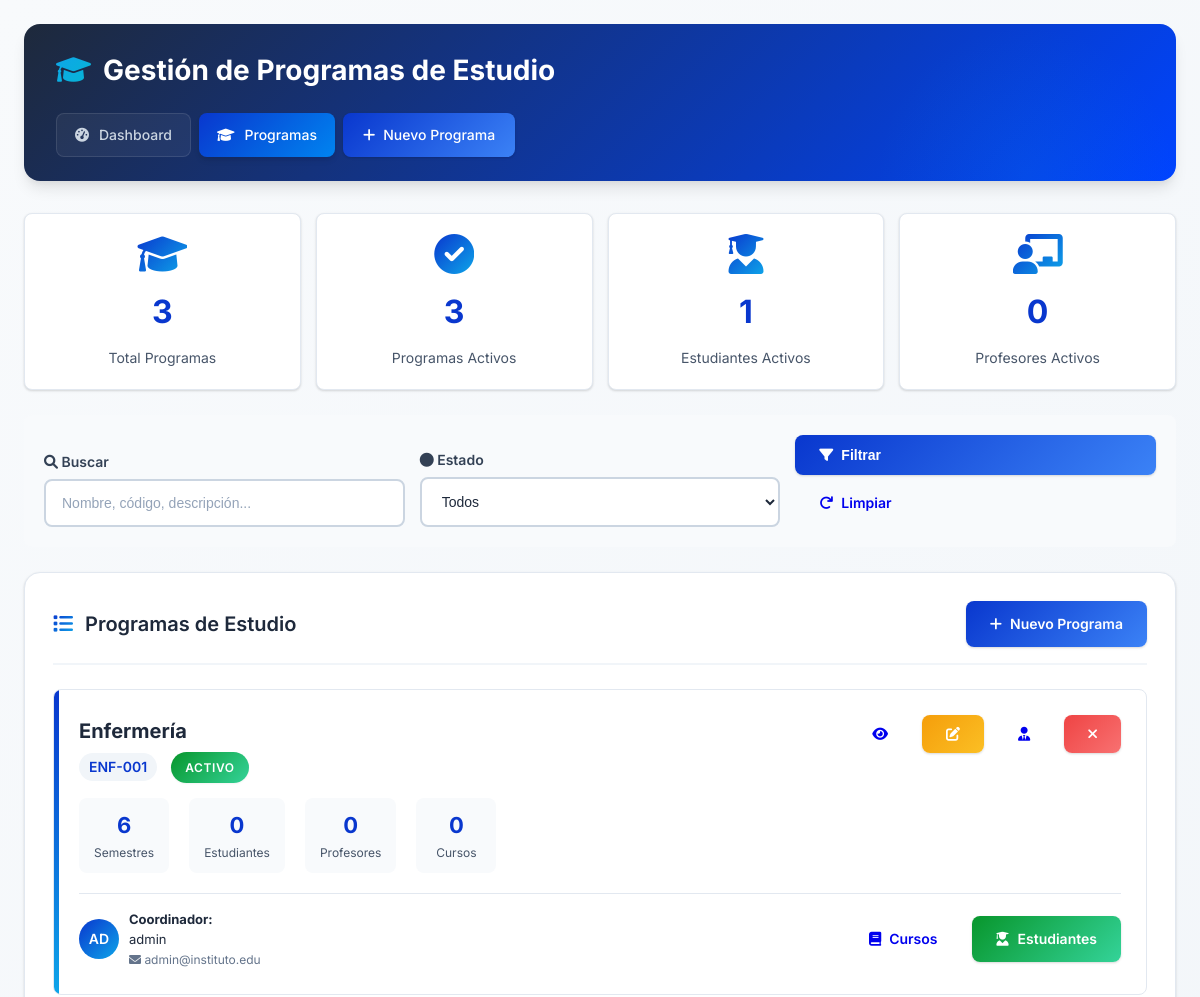
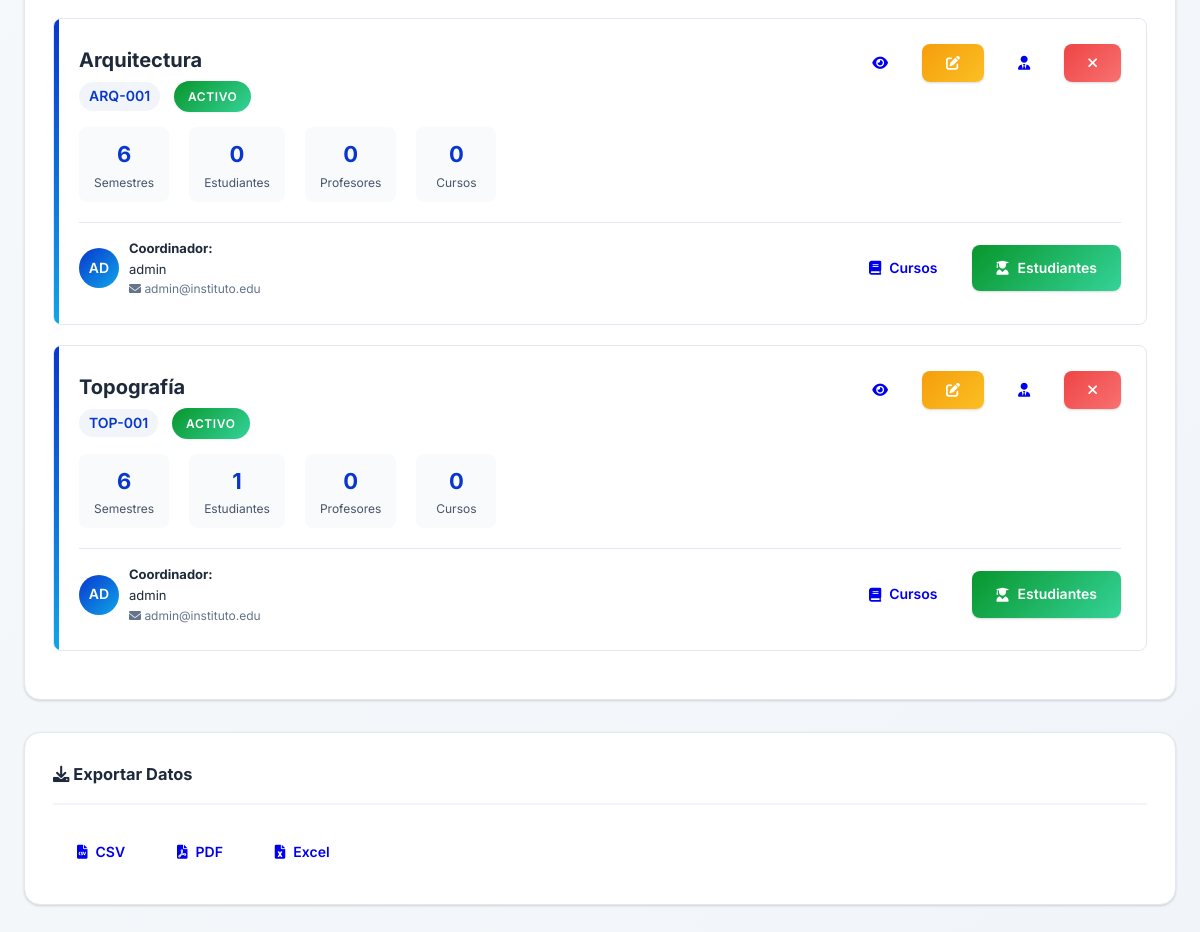
The app's page /coordinador/programas/index.php (signed in) with its own data (2 pictures, top to bottom).
### tables this page shows
CREATE TABLE programas_estudio (
    id_programa INT PRIMARY KEY AUTO_INCREMENT,
    codigo_programa VARCHAR(10) UNIQUE NOT NULL,
    nombre_programa VARCHAR(100) NOT NULL,
    duracion_semestres INT DEFAULT 6,
    descripcion TEXT,
    coordinador_id INT,
    activo BOOLEAN DEFAULT TRUE,
    FOREIGN KEY (coordinador_id) REFERENCES usuarios(id_usuario)
);

CREATE TABLE usuarios (
    id_usuario INT PRIMARY KEY AUTO_INCREMENT,
    username VARCHAR(50) UNIQUE NOT NULL,
    password VARCHAR(100) NOT NULL,  
    rol ENUM('coordinador', 'profesor', 'estudiante') NOT NULL,
    email VARCHAR(100) UNIQUE NOT NULL,
    programa_estudio ENUM('Topografía', 'Arquitectura', 'Enfermería') DEFAULT NULL,
    activo BOOLEAN DEFAULT TRUE,
    fecha_creacion TIMESTAMP DEFAULT CURRENT_TIMESTAMP
);

### coordinador/programas/index.php (the view, shortened to what this page needs)
<?php
$db = Database::getConnection();
$pagina = isset($_GET['pagina']) ? max(1, intval($_GET['pagina'])) : 1;
$limite = 15;
$offset = ($pagina - 1) * $limite;
$busqueda = isset($_GET['busqueda']) ? Funciones::sanitizar($_GET['busqueda']) : '';
$estado = isset($_GET['estado']) ? Funciones::sanitizar($_GET['estado']) : '';
$where = [];
$params = [];
$where_clause = empty($where) ? '' : 'WHERE ' . implode(' AND ', $where);
$sql = "SELECT p.*,
               u.username as coordinador_username,
               u.email as coordinador_email,
               COUNT(DISTINCT e.id_estudiante) as total_estudiantes,
               COUNT(DISTINCT pr.id_profesor) as total_profesores,
               COUNT(DISTINCT c.id_curso) as total_cursos
        FROM programas_estudio p
        LEFT JOIN usuarios u ON p.coordinador_id = u.id_usuario
        LEFT JOIN estudiantes e ON p.id_programa = e.id_programa AND e.estado = 'activo'
        LEFT JOIN profesores pr ON FIND_IN_SET(p.nombre_programa, pr.programas_dictados) > 0 AND pr.activo = 1
        LEFT JOIN cursos c ON p.id_programa = c.id_programa AND c.activo = 1
        $where_clause
        GROUP BY p.id_programa
        ORDER BY p.id_programa DESC
        LIMIT ? OFFSET ?";
$params[] = $limite;
$params[] = $offset;
$stmt = $db->prepare($sql);
$stmt->execute($params);
$programas = $stmt->fetchAll();
?>
<!DOCTYPE html>
<html lang="es">
<head>
    <link rel="stylesheet" href="../../assets/css/main.css">
    <link rel="stylesheet" href="https://cdnjs.cloudflare.com/ajax/libs/font-awesome/6.0.0/css/all.min.css">
</head>
<body>
    <div class="container">
        <div class="header">
            <h1><i class="fas fa-graduation-cap"></i> Gestión de Programas de Estudio</h1>
            <div class="nav">
                <a href="../dashboard.php"><i class="fas fa-tachometer-alt"></i> Dashboard</a>
                <a href="index.php" class="active"><i class="fas fa-graduation-cap"></i> Programas</a>
                <a href="crear.php" class="btn-primary">
                    <i class="fas fa-plus"></i> Nuevo Programa
                </a>
            </div>
        </div>
        <div class="stats-cards">
            <?php
            $stmt = $db->query("SELECT COUNT(*) as total FROM programas_estudio");
            $total_programas = $stmt->fetch()['total'];
            $stmt = $db->query("SELECT COUNT(*) as activos FROM programas_estudio WHERE activo = 1");
            $activos = $stmt->fetch()['activos'];
            $stmt = $db->query("SELECT COUNT(DISTINCT id_estudiante) as total FROM estudiantes WHERE estado = 'activo'");
            $total_estudiantes = $stmt->fetch()['total'];
            $stmt = $db->query("SELECT COUNT(DISTINCT id_profesor) as total FROM profesores WHERE activo = 1");
            $total_profesores = $stmt->fetch()['total'];
            ?>
            <div class="stat-card">
                <i class="fas fa-graduation-cap"></i>
                <h3><?php echo $total_programas; ?></h3>
                <p>Total Programas</p>
            </div>
            <div class="stat-card">
                <i class="fas fa-check-circle"></i>
                <h3><?php echo $activos; ?></h3>
                <p>Programas Activos</p>
            </div>
            <div class="stat-card">
                <i class="fas fa-user-graduate"></i>
                <h3><?php echo $total_estudiantes; ?></h3>
                <p>Estudiantes Activos</p>
            </div>
            <div class="stat-card">
                <i class="fas fa-chalkboard-teacher"></i>
                <h3><?php echo $total_profesores; ?></h3>
                <p>Profesores Activos</p>
            </div>
        </div>
        <form method="GET" class="filters">
            <div class="filter-group">
                <label for="busqueda"><i class="fas fa-search"></i> Buscar</label>
                <input type="text" id="busqueda" name="busqueda" class="form-control"
                       value="<?php echo htmlspecialchars($busqueda); ?>"
                       placeholder="Nombre, código, descripción...">
            </div>
            <div class="filter-group">
                <label for="estado"><i class="fas fa-circle"></i> Estado</label>
                <select id="estado" name="estado" class="form-control">
                    <option value="">Todos</option>
                </select>
            </div>
            <div class="filter-group">
                <button type="submit" class="btn btn-primary">
                    <i class="fas fa-filter"></i> Filtrar
                </button>
                <a href="index.php" class="btn btn-secondary" style="margin-top: 5px;">
                    <i class="fas fa-redo"></i> Limpiar
                </a>
            </div>
        </form>
        <div class="card">
            <div class="card-header">
                <h2><i class="fas fa-list"></i> Programas de Estudio</h2>
                <div class="actions">
                    <a href="crear.php" class="btn btn-primary">
                        <i class="fas fa-plus"></i> Nuevo Programa
                    </a>
                </div>
            </div>
            <div class="card-body">
                <?php if (empty($programas)): ?>
                    <div class="empty-state">
                        <i class="fas fa-graduation-cap fa-3x"></i>
                        <h3>No hay programas registrados</h3>
                        <p>Comience creando el primer programa de estudio.</p>
                        <a href="crear.php" class="btn btn-primary">
                            <i class="fas fa-plus"></i> Crear Primer Programa
                        </a>
                    </div>
                <?php else: ?>
                    <?php foreach ($programas as $programa): ?>
                        <div class="programa-card">
                            <div class="programa-header">
                                <div class="programa-title">
                                    <h3><?php echo htmlspecialchars($programa['nombre_programa']); ?></h3>
                                    <span class="codigo"><?php echo $programa['codigo_programa']; ?></span>
                                    <span class="badge <?php echo $programa['activo'] ? 'badge-active' : 'badge-inactive'; ?>"
                                          style="margin-left: 10px;">
                                        <?php echo $programa['activo'] ? 'Activo' : 'Inactivo'; ?>
                                    </span>
                                </div>
                                <div class="programa-actions">
                                    <a href="ver.php?id=<?php echo $programa['id_programa']; ?>"
                                       class="btn btn-sm btn-info" title="Ver">
                                        <i class="fas fa-eye"></i>
                                    </a>
                                    <a href="editar.php?id=<?php echo $programa['id_programa']; ?>"
                                       class="btn btn-sm btn-warning" title="Editar">
                                        <i class="fas fa-edit"></i>
                                    </a>
                                    <a href="asignar_coordinador.php?id=<?php echo $programa['id_programa']; ?>"
                                       class="btn btn-sm btn-secondary" title="Asignar Coordinador">
                                        <i class="fas fa-user-tie"></i>
                                    </a>
                                    <a href="cambiar_estado.php?id=<?php echo $programa['id_programa']; ?>"
                                       class="btn btn-sm <?php echo $programa['activo'] ? 'btn-danger' : 'btn-success'; ?>"
                                       title="<?php echo $programa['activo'] ? 'Desactivar' : 'Activar'; ?>">
                                        <i class="fas fa-<?php echo $programa['activo'] ? 'times' : 'check'; ?>"></i>
                                    </a>
                                </div>
                            </div>
                            <div class="programa-stats">
                                <div class="stat-item">
                                    <div class="stat-number"><?php echo $programa['duracion_semestres']; ?></div>
                                    <div class="stat-label">Semestres</div>
                                </div>
                                <div class="stat-item">
                                    <div class="stat-number"><?php echo $programa['total_estudiantes']; ?></div>
                                    <div class="stat-label">Estudiantes</div>
                                </div>
                                <div class="stat-item">
                                    <div class="stat-number"><?php echo $programa['total_profesores']; ?></div>
                                    <div class="stat-label">Profesores</div>
                                </div>
                                <div class="stat-item">
                                    <div class="stat-number"><?php echo $programa['total_cursos']; ?></div>
                                    <div class="stat-label">Cursos</div>
                                </div>
                            </div>
                            <div class="programa-footer">
                                <div class="coordinador-info">
                                    <?php if ($programa['coordinador_username']): ?>
                                        <div class="coordinador-avatar">
                                            <?php
                                            $iniciales = '';
                                            if ($programa['coordinador_username']) {
                                                $iniciales = strtoupper(substr($programa['coordinador_username'], 0, 2));
                                            }
                                            echo $iniciales;
                                            ?>
                                        </div>
                                        <div class="coordinador-details">
                                            <strong>Coordinador:</strong>
                                            <div>
                                                <?php echo htmlspecialchars($programa['coordinador_username']); ?>
                                            </div>
                                            <div class="text-muted">
                                                <i class="fas fa-envelope"></i> <?php echo $programa['coordinador_email']; ?>
                                            </div>
                                        </div>
                                    <?php endif; ?>
                                </div>
                                <div class="programa-actions">
                                    <a href="../cursos/index.php?programa=<?php echo $programa['id_programa']; ?>"
                                       class="btn btn-sm btn-info">
                                        <i class="fas fa-book"></i> Cursos
                                    </a>
                                    <a href="../estudiantes/index.php?programa=<?php echo $programa['id_programa']; ?>"
                                       class="btn btn-sm btn-success">
                                        <i class="fas fa-user-graduate"></i> Estudiantes
                                    </a>
                                </div>
                            </div>
                        </div>
                    <?php endforeach; ?>
                <?php endif; ?>
            </div>
        </div>
        <div class="card">
            <div class="card-header">
                <h3><i class="fas fa-download"></i> Exportar Datos</h3>
            </div>
            <div class="card-body">
                <div class="actions">
                    <a href="exportar.php?formato=csv&busqueda=<?php echo urlencode($busqueda); ?>&estado=<?php echo urlencode($estado); ?>"
                       class="btn btn-secondary">
                        <i class="fas fa-file-csv"></i> CSV
                    </a>
                    <a href="exportar.php?formato=pdf&busqueda=<?php echo urlencode($busqueda); ?>&estado=<?php echo urlencode($estado); ?>"
                       class="btn btn-secondary">
                        <i class="fas fa-file-pdf"></i> PDF
                    </a>
                    <a href="exportar.php?formato=excel&busqueda=<?php echo urlencode($busqueda); ?>&estado=<?php echo urlencode($estado); ?>"
                       class="btn btn-secondary">
                        <i class="fas fa-file-excel"></i> Excel
                    </a>
                </div>
            </div>
        </div>
    </div>
</body>
</html>

### records on screen
programas_estudio: nombre_programa "Enfermería", codigo_programa "ENF-001", activo "ACTIVO", duracion_semestres "6", total_estudiantes "0", total_profesores "0", total_cursos "0", coordinador.username "AD", coordinador.username "admin", coordinador.email "admin@instituto.edu"
programas_estudio: nombre_programa "Arquitectura", codigo_programa "ARQ-001", activo "ACTIVO", duracion_semestres "6", total_estudiantes "0", total_profesores "0", total_cursos "0", coordinador.username "AD", coordinador.username "admin", coordinador.email "admin@instituto.edu"
programas_estudio: nombre_programa "Topografía", codigo_programa "TOP-001", activo "ACTIVO", duracion_semestres "6", total_estudiantes "1", total_profesores "0", total_cursos "0", coordinador.username "AD", coordinador.username "admin", coordinador.email "admin@instituto.edu"

### other values on screen
$total_programas "3"
$activos "3"
$total_estudiantes "1"
$total_profesores "0"
